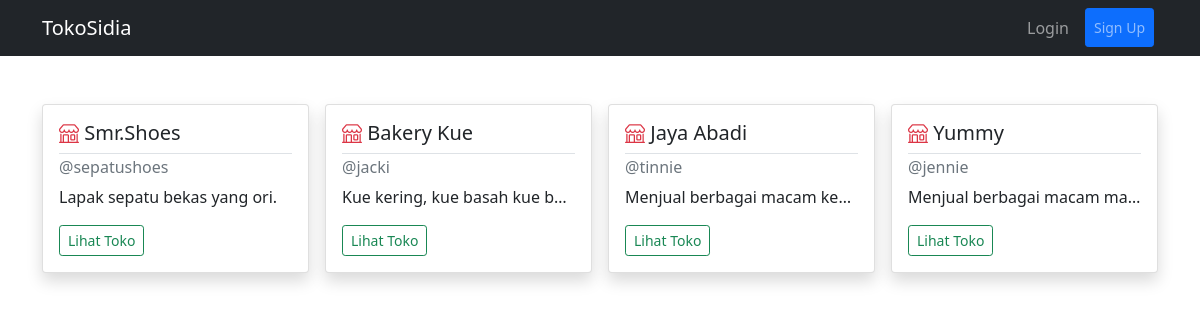
The page / on the database its author committed.
### tables this page shows
CREATE TABLE `toko` (
  `id` int(11) NOT NULL,
  `id_user` int(11) NOT NULL,
  `nama_toko` varchar(100) NOT NULL,
  `deskripsi` varchar(225) NOT NULL
);

CREATE TABLE `user` (
  `id` int(11) NOT NULL,
  `username` varchar(100) NOT NULL,
  `password` varchar(100) NOT NULL,
  `role` varchar(100) NOT NULL DEFAULT 'user'
);

### users/function.php (called while the page is built, shortened)
<?php
$conn = mysqli_connect("localhost", "root", "", "db_tokosidia");
function query($query) {
	global $conn;
	$result = mysqli_query($conn, $query) or die(mysqli_error($conn));
	$rows = [];
	while($row = mysqli_fetch_assoc($result)) {
		$rows[] = $row;
	}
	return $rows;
}

### index.php (the view, shortened to what this page needs)
<!DOCTYPE html>
<html lang="en">
<head>
    <link rel="stylesheet" href="./src/css/bootstrap.min.css">
    <link rel="stylesheet" href="https://cdn.jsdelivr.net/npm/bootstrap-icons@1.5.0/font/bootstrap-icons.css">
</head>
<body>
  <?php
    require './users/function.php';
    $query = "SELECT toko.id, toko.nama_toko, toko.deskripsi, user.username as owner FROM toko
              JOIN user ON toko.id_user=user.id ORDER BY toko.id DESC";
    $listToko = query($query);
  ?>
  <nav class="navbar navbar-expand-lg navbar-dark bg-dark mb-5">
    <div class="container">
      <a class="navbar-brand" href="./users/index.php">TokoSidia</a>
      <div class="collapse navbar-collapse " id="navbarNavDarkDropdown">
        <ul class="navbar-nav ms-auto">
          <?php if (isset($_SESSION['username'])) : ?>
            <li class="nav-item dropdown">
              <a class="nav-link dropdown-toggle" href="#" id="navbarDarkDropdownMenuLink" role="button" data-bs-toggle="dropdown" aria-expanded="false">
                <?= $_SESSION['username'] ?>
              </a>
              <ul class="dropdown-menu dropdown-menu-dark" aria-labelledby="navbarDarkDropdownMenuLink">
                <?php if ($_SESSION['role'] == "seller") : ?>
                  <li><a class="dropdown-item" href="./seller/index.php">Kelola Toko</a></li>
                  <li><hr class="dropdown-divider"></li>
                <?php endif; ?>
                <li><a class="dropdown-item" href="./users/logout.php">Log Out</a></li>
              </ul>
            </li>
          <?php else : ?>
            <li class="nav-item">
              <a href="./users/login.php" class="nav-link text-center mx-lg-1">Login</a>
            </li>
            <li class="nav-item">
              <a href="./users/register.php" class="nav-link btn btn-primary btn-sm mx-lg-1">Sign Up</a>
            </li>
          <?php endif; ?>
        </ul>
      </div>
    </div>
  </nav>
  <div class="container">
    <div class="row g-3 justify-content-center mb-5">
      <?php if (count($listToko) > 0): ?>
        <?php foreach ($listToko as $toko): ?>
          <div class="col col-md-6 col-lg-3 mb-4">
            <div class="card shadow">
              <div class="card-body">
                <h5 class="card-title border-bottom pb-2">
                  <i class="bi bi-shop text-danger"></i>
                  <?= $toko['nama_toko']; ?>
                </h5>
                <h6 class="card-subtitle mb-2 text-muted">
                    @<?= $toko['owner'] ;?>
                </h6>
                <p class="card-text text-truncate"><?= $toko['deskripsi']; ?></p>
                <a href="./users/toko.php?id=<?= $toko['id']; ?>" class="btn btn-outline-success btn-sm">Lihat Toko</a>
              </div>
            </div>
          </div>
        <?php endforeach ?>
      <?php endif ?>
    </div>
  </div>
</body>
</html>

### rows shown on the page
toko: nama_toko "Smr.Shoes", id_user.username "sepatushoes", deskripsi "Lapak sepatu bekas yang ori."
toko: nama_toko "Bakery Kue", id_user.username "jacki", deskripsi "Kue kering, kue basah kue b…"
toko: nama_toko "Jaya Abadi", id_user.username "tinnie", deskripsi "Menjual berbagai macam ke…"
toko: nama_toko "Yummy", id_user.username "jennie", deskripsi "Menjual berbagai macam ma…"
